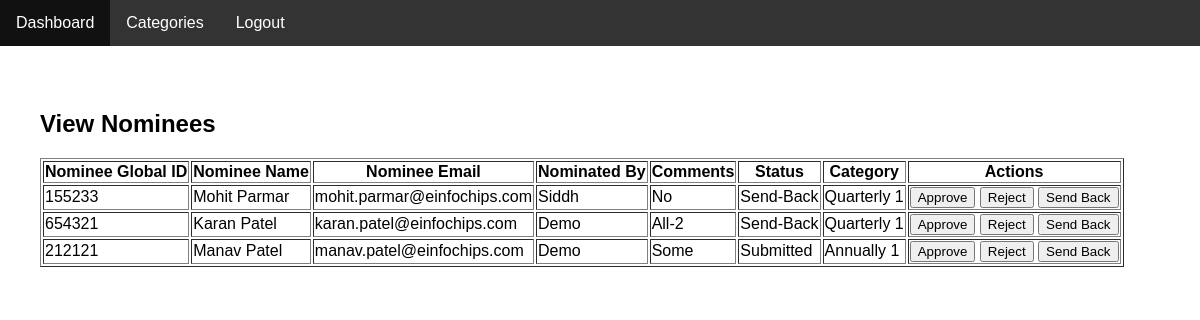
The app's page /view_nominees (signed in) with its own data.
### models.py (models this page shows)
class Nomination(db.Model):
    id = db.Column(db.Integer, primary_key=True)
    category_id = db.Column(db.Integer, db.ForeignKey('category.id'), nullable=False)
    nominee_name = db.Column(db.String(150), nullable=False)
    nominee_global_id = db.Column(db.String(100), nullable=False)
    nominee_email = db.Column(db.String(150), nullable=False)
    nominated_by_name = db.Column(db.String(150), nullable=False)
    nominated_by_global_id = db.Column(db.String(100), nullable=False)
    nominated_by_email = db.Column(db.String(150), nullable=False)
    comments = db.Column(db.Text, nullable=True)
    status = db.Column(db.String(50), nullable=False)  # In-progress, Submitted, Rejected, Send-Back
    submission_date = db.Column(db.DateTime, default=datetime.now())

class Category(db.Model):
    id = db.Column(db.Integer, primary_key=True)
    name = db.Column(db.String(100), nullable=False)
    start_date = db.Column(db.DateTime, nullable=False)
    end_date = db.Column(db.DateTime, nullable=False)
    type = db.Column(db.String(50), nullable=False)
    nominations = db.relationship('Nomination', backref='category', lazy=True)

### app.py (the view)
@app.route('/view_nominees')
@login_required
def view_nominees():
    if 'user_id' not in session or session.get('role') != 'Admin':
        return redirect(url_for('login'))
    nominees = Nomination.query.all()
    return render_template('view_nominees.html', nominees=nominees)

### app.py (called while the page is built)
def login_required(f):
    @wraps(f)
    def decorated_function(*args, **kwargs):
        if 'logged_in' not in session:
            return redirect(url_for('login'))
        return f(*args, **kwargs)
    return decorated_function

@app.before_request
def create_tables():
    db.create_all()

### templates/view_nominees.html (shortened to what this page needs)
{% extends "base.html" %}
    {% block content %}
    <div class="container">
        <h2>View Nominees</h2>
        <table border="1">
            <thead>
                <tr>
                    <th>Nominee Global ID</th>
                    <th>Nominee Name</th>
                    <th>Nominee Email</th>
                    <th>Nominated By</th>
                    <th>Comments</th>
                    <th>Status</th>
                    <th>Category</th>
                    <th>Actions</th>
                </tr>
            </thead>
            <tbody>
                {% for nominee in nominees %}
                    <tr>
                        <td>{{ nominee.nominee_global_id }}</td>
                        <td>{{ nominee.nominee_name }}</td>
                        <td>{{ nominee.nominee_email }}</td>
                        <td>{{ nominee.nominated_by_name }}</td>
                        <td>{{ nominee.comments }}</td>
                        <td>{{ nominee.status }}</td>
                        <td>{{ nominee.category.name }}</td>
                        <td>
                            <form method="POST" action="{{ url_for('update_nomination_status', nomination_id=nominee.id) }}" style="display:inline;">
                                <button type="submit">Approve</button>
                            </form>
                            <form method="POST" action="{{ url_for('update_nomination_status', nomination_id=nominee.id) }}" style="display:inline;">
                                <button type="submit">Reject</button>
                            </form>
                            <form method="POST" action="{{ url_for('update_nomination_status', nomination_id=nominee.id) }}" style="display:inline;">
                                <button type="submit">Send Back</button>
                            </form>
                        </td>
                    </tr>
                {% endfor %}
            </tbody>
        </table>
    </div>
    {% endblock %}

### templates/base.html (shortened to what this page needs)
<!DOCTYPE html>
<html lang="en">
<head>
    <link rel="stylesheet" href="{{ url_for('static', filename='styles.css') }}">
</head>
<body>
    <nav>
        <ul>
            {% if 'user_id' in session %}
                {% if session.get('role') == 'Admin' %}
                    <li><a href="{{ url_for('admin_dashboard') }}">Dashboard</a></li>
                {% else %}
                    <li><a href="{{ url_for('user_dashboard') }}">Dashboard</a></li>
                {% endif %}
                {% if session.get('role') == 'Admin' %}
                    <li><a href="{{ url_for('category') }}">Categories</a></li>
                {% endif %}
                <li><a href="{{ url_for('logout') }}">Logout</a></li>
            {% else %}
                <li><a href="{{ url_for('login') }}">Login</a></li>
            {% endif %}
        </ul>
    </nav>
    <div class="container">
        {% block content %}{% endblock %}
    </div>
</body>
</html>

### static/styles.css (style rules this page uses)
body { font-family: Arial, sans-serif; margin: 0; padding: 0; padding-top: 50px; }
nav { background-color: #333; position: fixed; top: 0; width: 100%; }
nav ul { list-style-type: none; margin: 0; padding: 0; overflow: hidden; }
nav ul li { float: left; }
nav ul li a { display: block; color: white; text-align: center; padding: 14px 16px; text-decoration: none; }
.container { padding: 20px; }

### records on screen
Nomination: nominee_global_id "155233", nominee_name "Mohit Parmar", nominee_email "mohit.parmar@einfochips.com", nominated_by_name "Siddh", comments "No", status "Send-Back", category.name "Quarterly 1"
Nomination: nominee_global_id "654321", nominee_name "Karan Patel", nominee_email "karan.patel@einfochips.com", nominated_by_name "Demo", comments "All-2", status "Send-Back", category.name "Quarterly 1"
Nomination: nominee_global_id "212121", nominee_name "Manav Patel", nominee_email "manav.patel@einfochips.com", nominated_by_name "Demo", comments "Some", status "Submitted", category.name "Annually 1"
